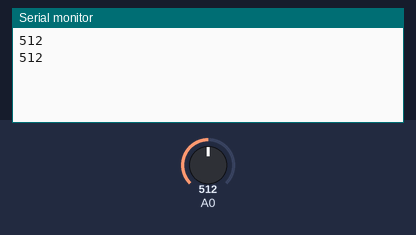
A sketch run on a simulated Arduino Uno, built with avr-gcc and run on an emulated ATmega328P. Parts: the last lines printed to the serial monitor. The test bench sets the inputs (shaded band); at power-on: A0 = 512.

Above: at 1.8 s.
1.9 s: A0 set to 716
At 2.3 s:
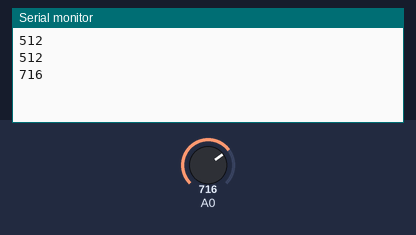
3.4 s: A0 set to 900
At 4.8 s:
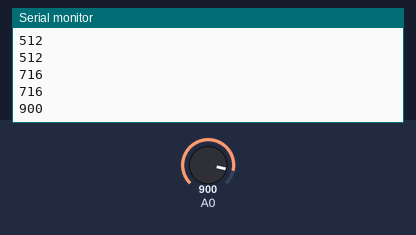
Timing chart, 0 to 6.4 s (numbered marks = the images above; inputs shaded):
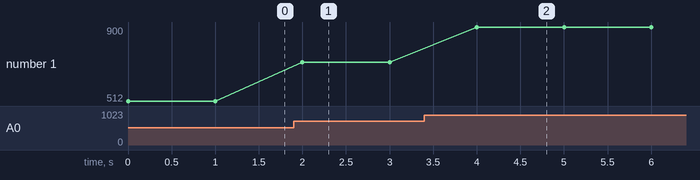

The sketch:

bluetoth.ino
```cpp
#include <SoftwareSerial.h>
#define TxD 0
#define RxD 1
#define KEY 4
#define VCC 5

int valor;

SoftwareSerial Bluetooth(TxD,RxD);

void setup() {
  Bluetooth.begin(9600);
  pinMode(KEY,OUTPUT);
  pinMode(VCC,OUTPUT);

  digitalWrite(KEY,HIGH);
  digitalWrite(VCC,LOW);

  digitalWrite(VCC,HIGH);

  Serial.begin (9600);

}
 void loop(){
  valor= analogRead(A0);
  Serial.println(valor);
  delay(1000);
  char comando = Bluetooth .read();
  switch(comando){
    Bluetooth.println(valor);
    delay(1000);
    break;


  }
 }
```

Measured:
- after the input at 1.9 s, the serial monitor: prints a new line after 0.10 s (image 1)
- after the input at 3.4 s, the serial monitor: prints a new line after 0.60 s (image 2)
- plotted number 1: 512 → 716 after the input at 1.9 s, 716 → 900 after the input at 3.4 s
